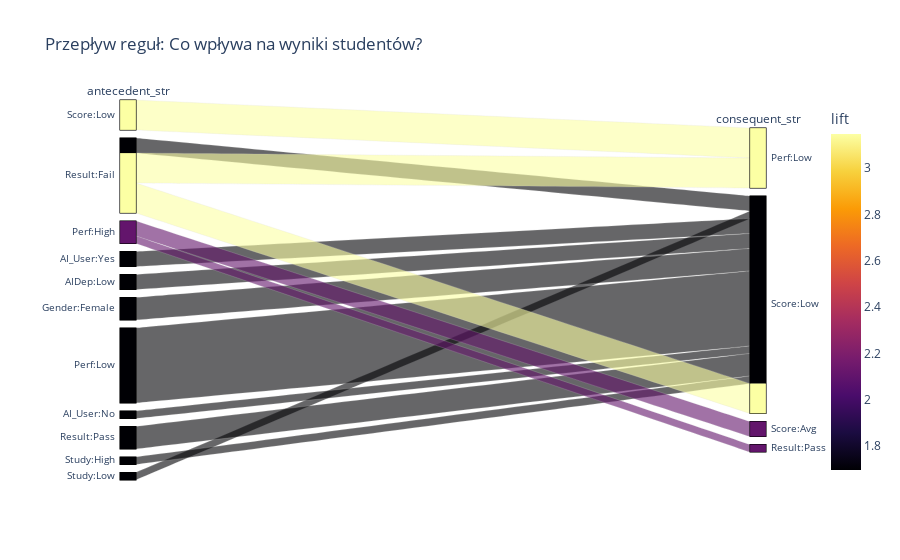

The notebook cell saved with this chart:
### Markdown cell above
Data set z używaniem AI

### Code cell
import pandas as pd
import numpy as np
from mlxtend.preprocessing import TransactionEncoder
from mlxtend.frequent_patterns import apriori, association_rules
import matplotlib.pyplot as plt
import plotly.express as px
import time

# ==========================================
# 1. PRZYGOTOWANIE DANYCH 
# ==========================================

# Wczytujemy dane
filename = 'AIUsage/ai_impact_student_performance_dataset.csv'
df = pd.read_csv(filename)

# Tworzymy kopię do analizy
analysis_df = df.copy()

# A. Mapowanie zmiennych binarnych i tekstowych na czytelne etykiety
# Zakładam, że uses_ai to 1/0 lub True/False
if 'uses_ai' in analysis_df.columns:
    analysis_df['uses_ai'] = analysis_df['uses_ai'].apply(lambda x: 'AI_User:Yes' if (x==1 or x=='Yes' or x==True) else 'AI_User:No')

if 'passed' in analysis_df.columns:
    analysis_df['passed'] = analysis_df['passed'].apply(lambda x: 'Result:Pass' if (x==1 or x=='Yes' or x==True) else 'Result:Fail')

if 'gender' in analysis_df.columns:
    analysis_df['gender'] = 'Gender:' + analysis_df['gender'].astype(str)

# B. Dyskretyzacja (Binning)

# 1. FINAL SCORE (0-100) -> Zamieniamy na kategorie
# Dzielimy: 0-60 (Low), 60-85 (Avg), 85-100 (High)
if 'final_score' in analysis_df.columns:
    analysis_df['Score_Group'] = pd.cut(
        analysis_df['final_score'], 
        bins=[-1, 60, 85, 100], 
        labels=['Score:Low', 'Score:Avg', 'Score:High']
    )

# 2. AI DEPENDENCY (Zależność od AI)
# Jeśli to skala np. 0-5 lub 0-10, dzielimy na Low/High
if 'ai_dependency_score' in analysis_df.columns:
    # Używamy qcut, żeby podzielić na 3 równe liczebnie grupy
    analysis_df['AI_Dependency'] = pd.qcut(
        analysis_df['ai_dependency_score'], 
        q=3, 
        labels=['AIDep:Low', 'AIDep:Medium', 'AIDep:High']
    )

# 3. STUDY HOURS
if 'study_hours_per_day' in analysis_df.columns:
    analysis_df['Study_Time'] = pd.cut(
        analysis_df['study_hours_per_day'],
        bins=[-1, 2, 5, 24],
        labels=['Study:Low', 'Study:Medium', 'Study:High']
    )

# Dodajemy prefix do oryginalnej kategorii performance, żeby nie myliła się z innymi
if 'performance_category' in analysis_df.columns:
    analysis_df['performance_category'] = analysis_df['performance_category'].apply(lambda x: f"Perf:{x}")
    
# C. Wybór kolumn do analizy
# Wybieramy te, które przerobiliśmy na kategorie + te, które już były kategoriami
cols_to_use = [
    'Score_Group',      # Nasz cel
    'passed',           # Czy zdał
    'uses_ai',          # Czy używa AI
    'AI_Dependency',    # Jak bardzo polega na AI
    'Study_Time',       # Ile się uczy
    'gender',
    'performance_category' 
]

# Filtrujemy tylko istniejące kolumny
cols_to_use = [c for c in cols_to_use if c in analysis_df.columns]
analysis_df = analysis_df[cols_to_use].copy()

# Konwersja wszystkiego na string
analysis_df = analysis_df.astype(str)

# D. One-Hot Encoding
dataset = analysis_df.values.tolist()
te = TransactionEncoder()
te_ary = te.fit(dataset).transform(dataset)
df_trans = pd.DataFrame(te_ary, columns=te.columns_)

print(f"Przygotowano {len(df_trans)} transakcji. Przykładowe kolumny: {list(df_trans.columns)[:5]}")

# ==========================================
# 2. GENEROWANIE REGUŁ
# ==========================================

# Ustawiamy łagodne progi, żeby coś znaleźć
min_support = 0.05      # Min 5% wystąpień
min_confidence = 0.8    # Min 80% pewności

frequent_itemsets = apriori(df_trans, min_support=min_support, use_colnames=True)
rules = association_rules(frequent_itemsets, metric="confidence", min_threshold=min_confidence)

print(f"\nZnaleziono {len(rules)} reguł.")

# ==========================================
# 3. WYNIKI DLA 'HIGH SCORE'
# ==========================================

# Szukamy reguł, które prowadzą do wysokiego wyniku (Score:High)
target_string = 'Score:High'

target_rules = rules[
    rules['consequents'].apply(lambda x: target_string in str(list(x)))
]

if not target_rules.empty:
    print(f"\n--- TOP Reguły prowadzące do {target_string} ---")
    display(target_rules.sort_values(by='lift', ascending=False).head(10)[['antecedents', 'consequents', 'support', 'confidence', 'lift']])
else:
    print(f"\nBrak silnych reguł dla '{target_string}'. Sprawdzam 'Score:Low'...")
    # Alternatywnie sprawdzamy co prowadzi do niskich wyników
    bad_rules = rules[rules['consequents'].apply(lambda x: 'Score:Low' in str(list(x)))]
    if not bad_rules.empty:
        display(bad_rules.sort_values(by='lift', ascending=False).head(5))

# ==========================================
# 4. WIZUALIZACJA
# ==========================================
if not rules.empty:
    # Przygotowanie stringów
    rules['antecedent_str'] = rules['antecedents'].apply(lambda x: list(x)[0])
    rules['consequent_str'] = rules['consequents'].apply(lambda x: list(x)[0])

    # Wybieramy najciekawsze reguły
    top_viz_rules = rules.sort_values(by='lift', ascending=False).head(40)

    fig = px.parallel_categories(
        top_viz_rules,
        dimensions=['antecedent_str', 'consequent_str'],
        color="lift",
        color_continuous_scale=px.colors.sequential.Inferno,
        title="Przepływ reguł: Co wpływa na wyniki studentów?"
    )
    fig.show()

### Figure 1 — Plotly figure (JSON) as saved in the notebook; plotly's stock layout.template omitted (floating-point values rounded to 4 significant figures)
{"data": [{"dimensions": [{"label": "antecedent_str", "values": ["Score:Low", "Result:Fail", "Result:Fail", "Result:Fail", "Score:Low", "Score:Low", "Result:Fail", "Score:Low", "Result:Fail", "Result:Fail", "Result:Fail", "Result:Fail", "Perf:High", "Perf:High", "Perf:High", "AI_User:Yes", "Result:Fail", "AIDep:Low", "Gender:Female", "Perf:Low", "Perf:Low", "AIDep:Low", "AI_User:No", "Gender:Female", "Result:Pass", "Perf:Low", "Perf:Low", "Gender:Female", "Perf:Low", "Study:High", "AI_User:Yes", "Perf:Low", "Perf:Low", "Result:Pass", "Perf:Low", "Study:Low", "Result:Pass", "Perf:Low", "Result:Fail", "Perf:Low"]}, {"label": "consequent_str", "values": ["Perf:Low", "Perf:Low", "Score:Low", "Score:Low", "Perf:Low", "Perf:Low", "Score:Low", "Perf:Low", "Perf:Low", "Perf:Low", "Score:Low", "Perf:Low", "Score:Avg", "Result:Pass", "Score:Avg", "Score:Low", "Score:Low", "Score:Low", "Score:Low", "Score:Low", "Score:Low", "Score:Low", "Score:Low", "Score:Low", "Score:Low", "Score:Low", "Score:Low", "Score:Low", "Score:Low", "Score:Low", "Score:Low", "Score:Low", "Score:Low", "Score:Low", "Score:Low", "Score:Low", "Score:Low", "Score:Low", "Score:Low", "Score:Low"]}], "domain": {"x": [0, 1], "y": [0, 1]}, "line": {"color": [3.147, 3.147, 3.147, 3.147, 3.147, 3.147, 3.147, 3.147, 3.147, 3.147, 3.147, 3.147, 2.106, 2.106, 2.106, 1.697, 1.697, 1.697, 1.697, 1.697, 1.697, 1.697, 1.697, 1.697, 1.697, 1.697, 1.697, 1.697, 1.697, 1.697, 1.697, 1.697, 1.697, 1.697, 1.697, 1.697, 1.697, 1.697, 1.697, 1.697], "coloraxis": "coloraxis"}, "name": "", "type": "parcats"}], "layout": {"coloraxis": {"colorbar": {"title": {"text": "lift"}}, "colorscale": [[0, "#000004"], [0.1111, "#1b0c41"], [0.2222, "#4a0c6b"], [0.3333, "#781c6d"], [0.4444, "#a52c60"], [0.5556, "#cf4446"], [0.6667, "#ed6925"], [0.7778, "#fb9b06"], [0.8889, "#f7d13d"], [1, "#fcffa4"]]}, "legend": {"tracegroupgap": 0}, "title": {"text": "Przepływ reguł: Co wpływa na wyniki studentów?"}}}
